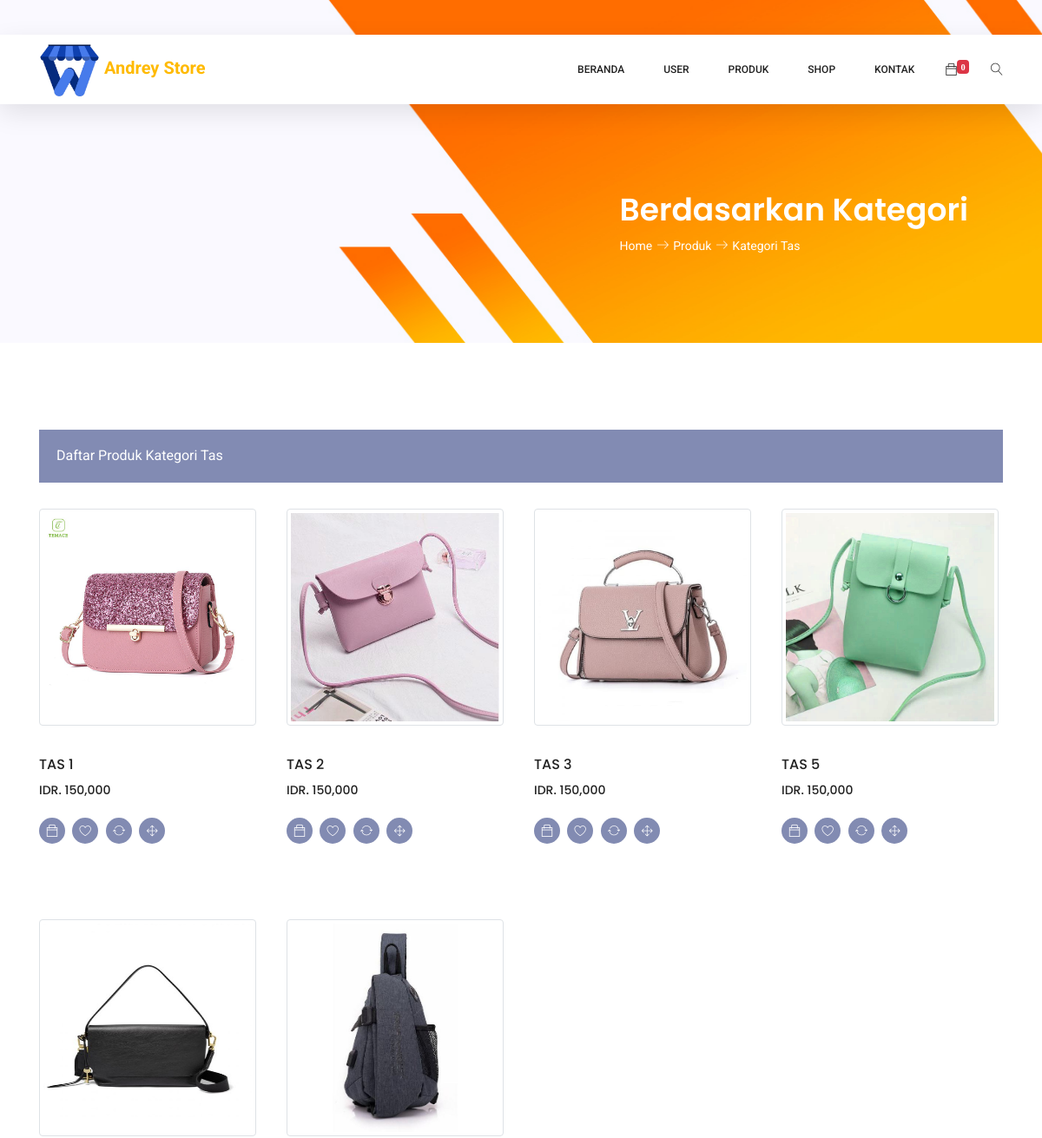
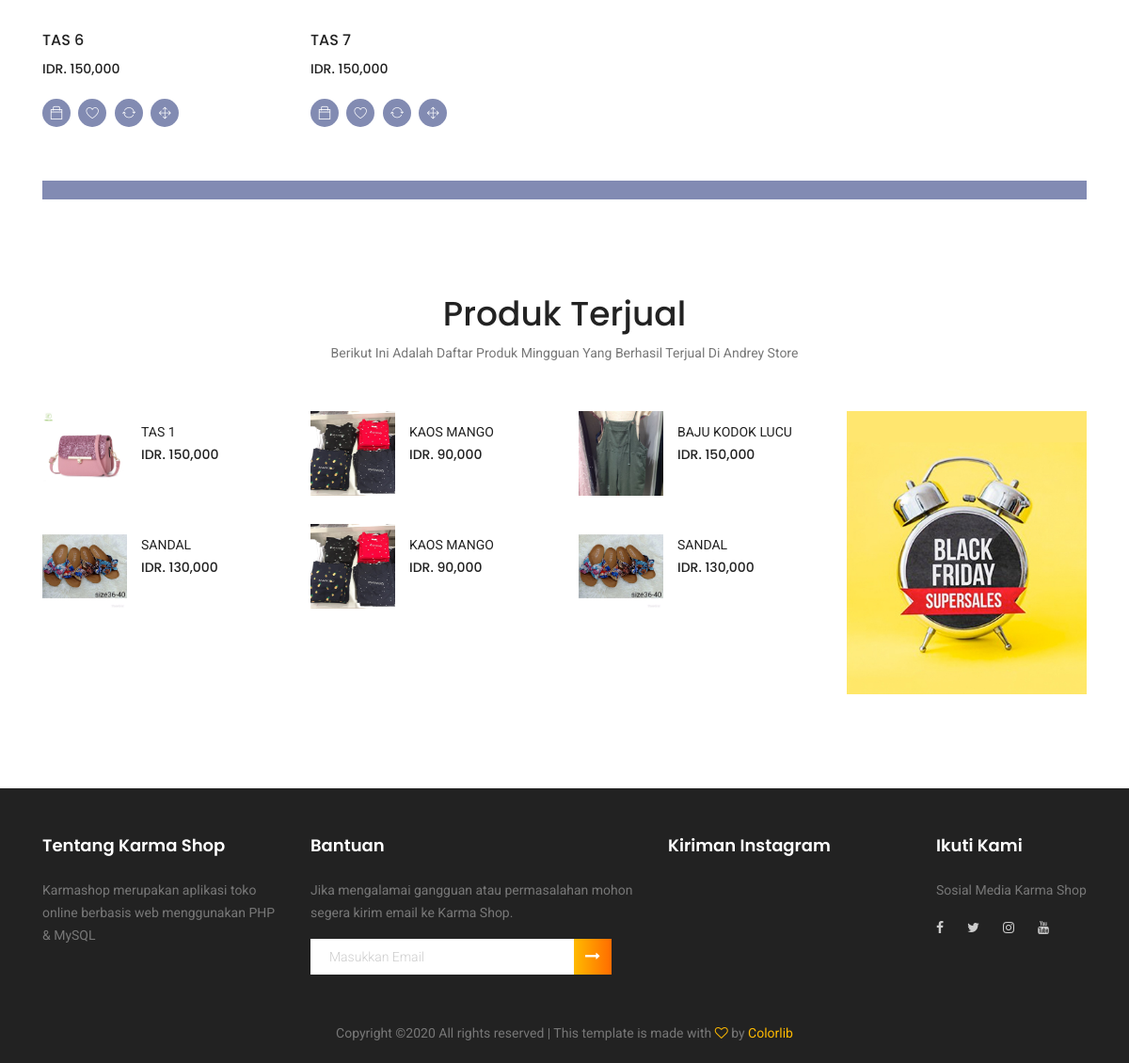
Screenshot of /index.php/product/category/Tas with the database file from the repository (2 pictures, top to bottom).
### tables this page shows
CREATE TABLE `products` (
  `id` int(10) NOT NULL,
  `name` varchar(50) NOT NULL,
  `description` text NOT NULL,
  `id_kategori` int(11) NOT NULL,
  `jenis_barang` enum('Baru','Bekas') NOT NULL DEFAULT 'Baru',
  `price` int(9) NOT NULL,
  `stock` int(3) NOT NULL,
  `image` text NOT NULL
);

CREATE TABLE `orders` (
  `id` int(10) NOT NULL,
  `invoice_id` int(10) NOT NULL,
  `product_id` int(10) NOT NULL,
  `product_name` varchar(50) NOT NULL,
  `qty` int(3) NOT NULL,
  `price` int(9) NOT NULL,
  `options` text DEFAULT NULL
);

### index.php (called while the page is built, shortened)
<?php
require_once BASEPATH.'core/CodeIgniter.php';

### application/models/M_Product.php (called while the page is built, shortened)
<?php
class M_Product extends CI_Model {
	public function deal(){
		$this->db->join('invoices','orders.invoice_id = invoices.id');
		$this->db->join('products','products.id = orders.product_id');
		$this->db->order_by('tgl_transaksi','DESC');
		return $this->db->get('orders')->result();
	}
}

### application/views/_frontend/kategori.php (the view, shortened to what this page needs)
<section class="banner-area organic-breadcrumb">
	<div class="container">
		<div class="breadcrumb-banner d-flex flex-wrap align-items-center justify-content-end">
			<div class="col-first">
				<h1><?=$page_header; ?></h1>
				<nav class="d-flex align-items-center">
					<a href="<?= base_url() ?>">Home<span style="margin-left: 5px; margin-right: 5px;" class="lnr lnr-arrow-right"></span></a>
						 <a href="#">Produk<span style="margin-left: 5px; margin-right: 5px;" class="lnr lnr-arrow-right"></span></a>
						<a href="category.html">Kategori <?= $this->uri->segment(3) ?></a>
				</nav>
			</div>
		</div>
	</div>
</section>
<div class="container">
		<div class="row" style="margin-bottom: 100px; margin-top: 100px;">
		<?php if ($product) { ?>
			<div class="col-xl col-lg col-md">
				<div class="filter-bar d-flex flex-wrap align-items-center">
					<p style="height: 35px; color: white; line-height: 60px; font-size: 16px;" class="text-center">Daftar Produk Kategori <?= $this->uri->segment(3) ?></p>
				</div>
				<section class="lattest-product-area pb-40 category-list">
					<div class="row">
							<?php foreach ($product as $p) : ?>
						<div class="col-lg-3 col-md-3">
							<div class="single-product">
								<div style="margin-bottom: 15px;">
									<a style="width: ;" href="<?= base_url('product/detailProduk/' . $p->id) ?>"><img style="width: 250px; height: 250px;" class="img-fluid img-thumbnail" src="<?= base_url('assets/img/produk/' . $p->image ); ?>" alt=""></a>
								</div>
								<div class="product-details">
									<a href="<?= base_url('product/detailProduk/'  . $p->id) ?>"><h6><?= $p->name ?></h6></a>
									<div class="price">
										<h6>IDR. <?= number_format($p->price) ?> </h6>
									</div>
									<div class="prd-bottom">
										<a class="social-info addCart" data-id="<?= $p->id  ?>">
											<span class="ti-bag"></span>
										</a>
										<a href="" class="social-info">
											<span class="lnr lnr-heart"></span>
										</a>
										<a href="" class="social-info">
											<span class="lnr lnr-sync"></span>
										</a>
										<a href="" class="social-info">
											<span class="lnr lnr-move"></span>
										</a>
									</div>
								</div>
							</div>
						</div>
							<?php endforeach; ?>
					</div>
				</section>
				<div class="filter-bar d-flex flex-wrap align-items-center">
				</div>
				<?php } else { ?>
					<div class="col-md">
						<h2 style="text-align: center;">Produk Berdasarkan Kategori <?= $this->uri->segment(3) ?> Tidak ditemukan</h2>
					</div>
				<?php } ?>
			</div>
		</div>
	</div>

### application/views/_template/_frontend/_related.php
<?php
	$deal	= $this->M_Product->deal();
 ?>
<div class="container">
	<div class="row justify-content-center">
		<div class="col-lg-6 text-center">
			<div class="section-title">
				<h1>Produk Terjual</h1>
				<p>Berikut Ini Adalah Daftar Produk Mingguan Yang Berhasil Terjual Di Andrey Store</p>
			</div>
		</div>
	</div>
	<div class="row">
		<div class="col-lg-9">
			<div class="row">
				<?php foreach ($deal as $value): ?>
				<div class="col-lg-4 col-md-4 col-sm-6 mb-20">
					<div class="single-related-product d-flex">
						<a href="#"><img style="width: 90px; height: 90px; overflow:scroll;" src="<?= base_url('assets/img/produk/' . $value->image);?>" alt=""></a>
						<div class="desc">
							<a href="#" class="title"><?= $value->name  ?></a>
							<div class="price">
								<h6>IDR. <?= number_format($value->price)  ?></h6>
							</div>
						</div>
					</div>
				</div>
				<?php endforeach ?>
			</div>
		</div>
		<div class="col-lg-3">
			<div class="ctg-right">
				<a href="#" target="_blank">
					<img class="img-fluid d-block mx-auto" src="<?= base_url('assets/');?>img/category/c5.jpg" alt="">
				</a>
			</div>
		</div>
	</div>
</div>

### rows the page displays
products: image (picture), name "TAS 1", price "150,000"
products: image (picture), name "TAS 2", price "150,000"
products: image (picture), name "TAS 3", price "150,000"
products: image (picture), name "TAS 5", price "150,000"
products: image (picture), name "TAS 6", price "150,000"
products: image (picture), name "TAS 7", price "150,000"
orders: product.image (picture), product.name "TAS 1", product.price "150,000"
orders: product.image (picture), product.name "KAOS MANGO", product.price "90,000"
orders: product.image (picture), product.name "BAJU KODOK LUCU", product.price "150,000"
orders: product.image (picture), product.name "SANDAL", product.price "130,000"
orders: product.image (picture), product.name "KAOS MANGO", product.price "90,000"
orders: product.image (picture), product.name "SANDAL", product.price "130,000"

### other values shown
$this->M_Product->getRows() "0"
$page_header "Berdasarkan Kategori"
$this->uri->segment(3) "Tas"
